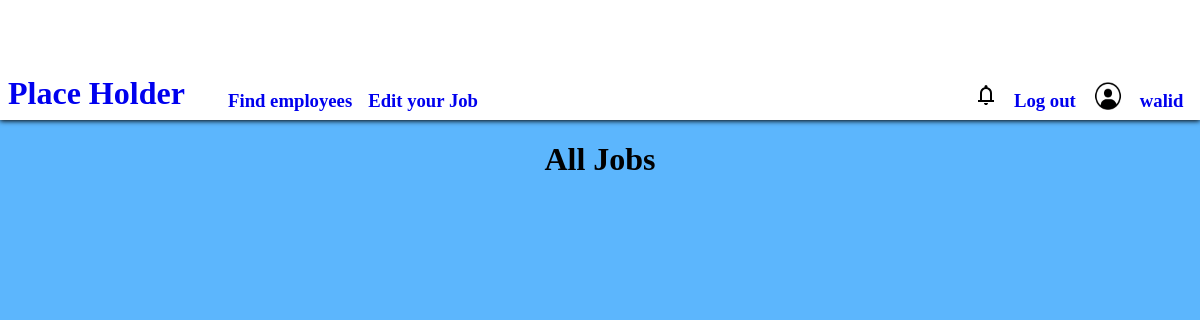
The app's page /alljobs (signed in), older data.
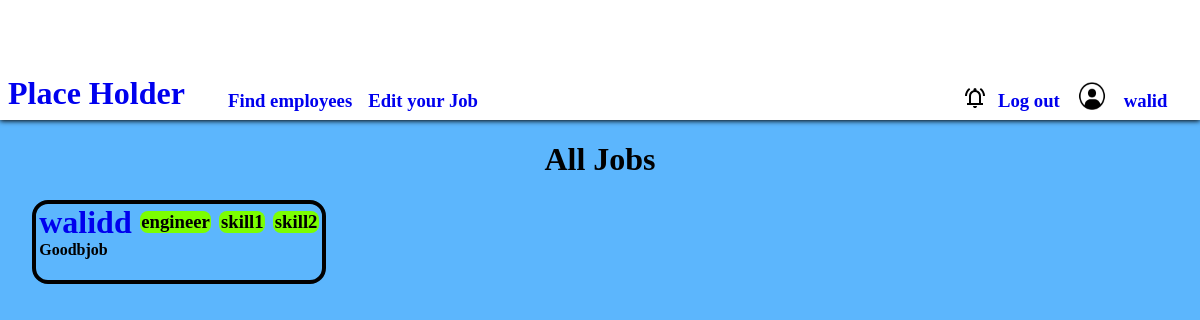
The same page, newer data.
### employment/models.py (models this page shows)
class Job(models.Model):
    person = models.ForeignKey(User, on_delete=models.CASCADE)
    skills = models.CharField(max_length=100)
    description = models.CharField(max_length=1000)
    salary = models.CharField(max_length=64, default="0")
    job = models.CharField(max_length=64, default="engineer")
    major = models.CharField(max_length=64, default="chemical engineering")
    is_active = models.BooleanField(default=True)

class User(AbstractUser):
    profile_pic = models.ImageField(upload_to='', default='default.png')
    employee = models.BooleanField(default=False)
    employer = models.BooleanField(default=False)
    has_CV = models.BooleanField(default=False)
    has_job = models.BooleanField(default=False)
    CV_requests = models.ManyToManyField("self",)
    job_requests = models.ManyToManyField("self",)
    working = models.ManyToManyField("self", null=True, blank=True)

### employment/views.py (the view)
# urls.py: path("alljobs", views.alljobs, name="alljobs"),
def alljobs(request):
    jobs = Job.objects.filter(is_active=True).all().order_by("-id")
    return render(request, "employment/alljobs.html", {
        "jobs": jobs
    })

### employment/templatetags/extras.py (called while the page is built)
def skill(value):
    all_skills = value.split(",")
    return all_skills

### employment/templates/employment/alljobs.html
{% extends "employment/layout.html" %}
{% load extras %}
{% block body %}
<h1 id="all_CVs">All Jobs</h1>
<div>
    {% for job in jobs %}
    <div id='singleCV'>
        <div class="per_ski">
            <a href="{% url "profile" job.person.username %}"><h1 id="person">{{job.person}}</h1></a>
            <div id="skill">
                <h3 class="skill">{{job.job}}</h3>
                {% for skill in job.skills|skill %}
                <h3 class="skill">{{skill}}</h3>
                {% endfor %}
            </div>
        </div>
        <h4 id="desc">{{job.description}}</h4>
    </div>
    {% endfor %}
</div>
{% endblock body %}

### employment/templates/employment/layout.html (shortened to what this page needs)
{% load static %}
<!DOCTYPE html>
<html id="html" lang="en">
<head>
    <link href="{% static 'employment/styles.css' %}" rel="stylesheet">
</head>
<body>
    <div id="navbar">
        <h1 id="title"><a href="{% url "index" %}">Place Holder</a></h1>
        {% if user.employer %}
            {% if user.has_job %}
            <h3 class="nav_items"><a href="{% url 'filter_CV' %}">Find employees</a></h3>
            <h3 class="nav_items"><a href="{% url "edit_job" %}">Edit your Job</a></h3>
            {% else %}
            <h3 class="nav_items"><a href="{% url 'filter_CV' %}">Find employees</a></h3>
            <h3 class="nav_items"><a href="{% url "create_job" %}">Create a Job</a></h3>
            {% endif %}
        {% endif %}
        <div id="log_in">
            {% if user.employer or user.employee %}
            {% if user.employer %}
                {% if user.job_requests.all %}
                <h3 id="svg" class="nav-items"><a href="{% url "notification" %}"></a></h3>
                {% else %}
                <h3 class="nav_items"><a href="{% url "notification" %}"></a></h3>
                {% endif %}
            {% endif %}
            <h3 class="nav_items"><a href="{% url "logout" %}">Log out</a></h3>
            <h3 class="nav_items"><img id="profile_pic" src="{{user.profile_pic.url}}" alt="profile picture"></h3>
            <h3 class="nav_items"><a href="{% url "profile" user.username %}">{{user.username}}</a></h3>
            {% else %}
            <h3 class="nav_items"><a href="{% url 'login' %}">Log In</a></h3>
            <h3 class="nav_items"><a href="{% url 'register' %}">Register</a></h3>
            <h3 class="nav_items"><a href="{% url 'emp_register' %}">For Employers</a></h3>
            {% endif %}
        </div>
    </div>
    <div id="body">
        {% block body %}{% endblock body %}
    </div>
</body>
</html>

Row changes from the older to the newer data that the page shows:
added Job: person "walidd", job "engineer", skills "skill1" "skill2", description "Goodbjob"
